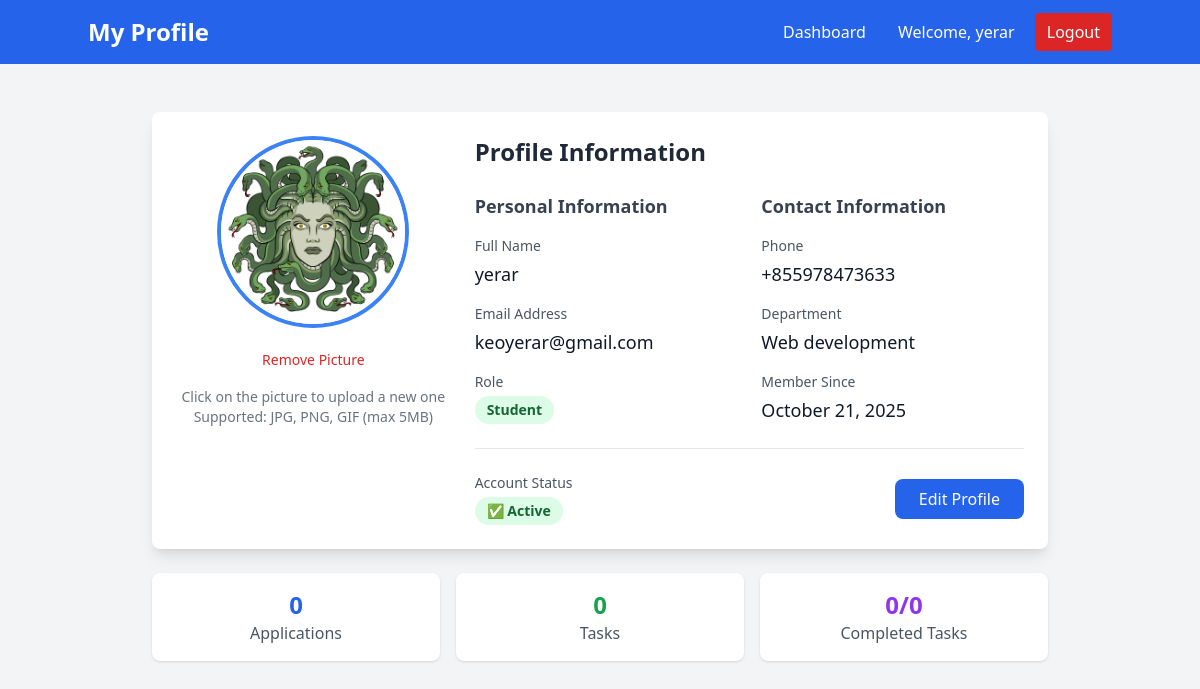
Screenshot of /profile (signed in) with the database file from the repository.
### models.py (models this page shows)
class User(Base):
    __tablename__ = "users"
    id = Column(Integer, primary_key=True, index=True)
    email = Column(String(255), unique=True, index=True, nullable=False)
    hashed_password = Column(String(255), nullable=False)
    full_name = Column(String(255), nullable=False)
    role = Column(String(50), nullable=False)
    phone = Column(String(20))
    department = Column(String(255))
    profile_picture = Column(String(500), default="default_avatar.png")  # NEW: Profile picture field
    created_at = Column(DateTime(timezone=True), server_default=func.now())
    is_active = Column(Boolean, default=True)

### app.py (the view)
@app.get("/profile", response_class=HTMLResponse)
async def profile_page(request: Request, db: Session = Depends(get_db)):
    token = request.cookies.get("access_token")
    if not token:
        return RedirectResponse("/login")
    try:
        from auth import get_current_user
        user = await get_current_user(credentials=type('', (object,), {"credentials": token.replace("Bearer ", "")})(), db=db)
        return templates.TemplateResponse("profile.html", {
            "request": request,
            "user": user
        })
    except Exception as e:
        return RedirectResponse("/login")

### templates/profile.html (shortened to what this page needs)
<!DOCTYPE html>
<html>
<head>
    <script src="https://cdn.tailwindcss.com"></script>
</head>
<body class="bg-gray-100">
    <nav class="bg-blue-600 text-white p-4">
        <div class="container mx-auto flex justify-between items-center">
            <h1 class="text-2xl font-bold">My Profile</h1>
            <div class="space-x-4">
                <a href="/dashboard" class="hover:bg-blue-700 px-3 py-2 rounded">Dashboard</a>
                <span>Welcome, {{ user.full_name }}</span>
                <a href="/logout" class="bg-red-600 hover:bg-red-700 px-3 py-2 rounded">Logout</a>
            </div>
        </div>
    </nav>
    <div class="container mx-auto mt-8 p-4">
        <div class="max-w-4xl mx-auto">
            <div class="bg-white rounded-lg shadow-lg p-6 mb-6">
                <div class="flex flex-col md:flex-row gap-6">
                    <div class="md:w-1/3 text-center">
                        <div class="relative inline-block">
                        </div>
                        <button onclick="removeProfilePicture()"
                                class="mt-4 text-red-600 hover:text-red-800 text-sm">
                            Remove Picture
                        </button>
                        <div class="mt-4 text-sm text-gray-500">
                            <p>Click on the picture to upload a new one</p>
                            <p>Supported: JPG, PNG, GIF (max 5MB)</p>
                        </div>
                    </div>
                    <div class="md:w-2/3">
                        <h2 class="text-2xl font-bold mb-6 text-gray-800">Profile Information</h2>
                        <div class="grid grid-cols-1 md:grid-cols-2 gap-6">
                            <div>
                                <h3 class="text-lg font-semibold mb-4 text-gray-700">Personal Information</h3>
                                <div class="space-y-4">
                                    <div>
                                        <label class="block text-sm font-medium text-gray-600">Full Name</label>
                                        <p class="mt-1 text-lg text-gray-900">{{ user.full_name }}</p>
                                    </div>
                                    <div>
                                        <label class="block text-sm font-medium text-gray-600">Email Address</label>
                                        <p class="mt-1 text-lg text-gray-900">{{ user.email }}</p>
                                    </div>
                                    <div>
                                        <label class="block text-sm font-medium text-gray-600">Role</label>
                                        <span class="mt-1 inline-block px-3 py-1 text-sm font-semibold rounded-full
                                            {% if user.role == 'admin' %}bg-purple-100 text-purple-800
                                            {% elif user.role == 'mentor' %}bg-blue-100 text-blue-800
                                            {% else %}bg-green-100 text-green-800{% endif %}">
                                            {{ user.role|title }}
                                        </span>
                                    </div>
                                </div>
                            </div>
                            <div>
                                <h3 class="text-lg font-semibold mb-4 text-gray-700">Contact Information</h3>
                                <div class="space-y-4">
                                    <div>
                                        <label class="block text-sm font-medium text-gray-600">Phone</label>
                                        <p class="mt-1 text-lg text-gray-900">
                                            {% if user.phone %}
                                                {{ user.phone }}
                                            {% else %}
                                                <span class="text-gray-400">Not provided</span>
                                            {% endif %}
                                        </p>
                                    </div>
                                    <div>
                                        <label class="block text-sm font-medium text-gray-600">Department</label>
                                        <p class="mt-1 text-lg text-gray-900">
                                            {% if user.department %}
                                                {{ user.department }}
                                            {% else %}
                                                <span class="text-gray-400">Not provided</span>
                                            {% endif %}
                                        </p>
                                    </div>
                                    <div>
                                        <label class="block text-sm font-medium text-gray-600">Member Since</label>
                                        <p class="mt-1 text-lg text-gray-900">
                                            {{ user.created_at.strftime('%B %d, %Y') }}
                                        </p>
                                    </div>
                                </div>
                            </div>
                        </div>
                        <div class="mt-6 pt-6 border-t border-gray-200">
                            <div class="flex items-center justify-between">
                                <div>
                                    <label class="block text-sm font-medium text-gray-600">Account Status</label>
                                    <span class="mt-1 inline-flex items-center px-3 py-1 rounded-full text-sm font-semibold
                                        {% if user.is_active %}bg-green-100 text-green-800
                                        {% else %}bg-red-100 text-red-800{% endif %}">
                                        {% if user.is_active %}
                                            ✅ Active
                                        {% else %}
                                            ❌ Inactive
                                        {% endif %}
                                    </span>
                                </div>
                                <button onclick="editProfile()"
                                        class="bg-blue-600 text-white px-6 py-2 rounded-lg hover:bg-blue-700 transition">
                                    Edit Profile
                                </button>
                            </div>
                        </div>
                    </div>
                </div>
            </div>
            {% if user.role == 'student' %}
            <div class="grid grid-cols-1 md:grid-cols-3 gap-4 mb-6">
                <div class="bg-white p-4 rounded-lg shadow text-center">
                    <div class="text-2xl font-bold text-blue-600">{{ user.applications|length if user.applications else 0 }}</div>
                    <div class="text-gray-600">Applications</div>
                </div>
                <div class="bg-white p-4 rounded-lg shadow text-center">
                    <div class="text-2xl font-bold text-green-600">{{ user.tasks|length if user.tasks else 0 }}</div>
                    <div class="text-gray-600">Tasks</div>
                </div>
                <div class="bg-white p-4 rounded-lg shadow text-center">
                    <div class="text-2xl font-bold text-purple-600">
                        {% set completed_tasks = user.tasks|selectattr('status', 'equalto', 'completed')|list if user.tasks else [] %}
                        {{ completed_tasks|length }}/{{ user.tasks|length if user.tasks else 0 }}
                    </div>
                    <div class="text-gray-600">Completed Tasks</div>
                </div>
            </div>
            {% endif %}
        </div>
    </div>
</body>
</html>

### rows the page displays
User: full_name "yerar", email "keoyerar@gmail.com", role "Student", phone "+855978473633", department "Web development", created_at "October 21, 2025"

### other values shown
{{ user.applications|length if user.applications else 0 }} "0"
{{ user.tasks|length if user.tasks else 0 }} "0"
{{ completed_tasks|length }} "0"
